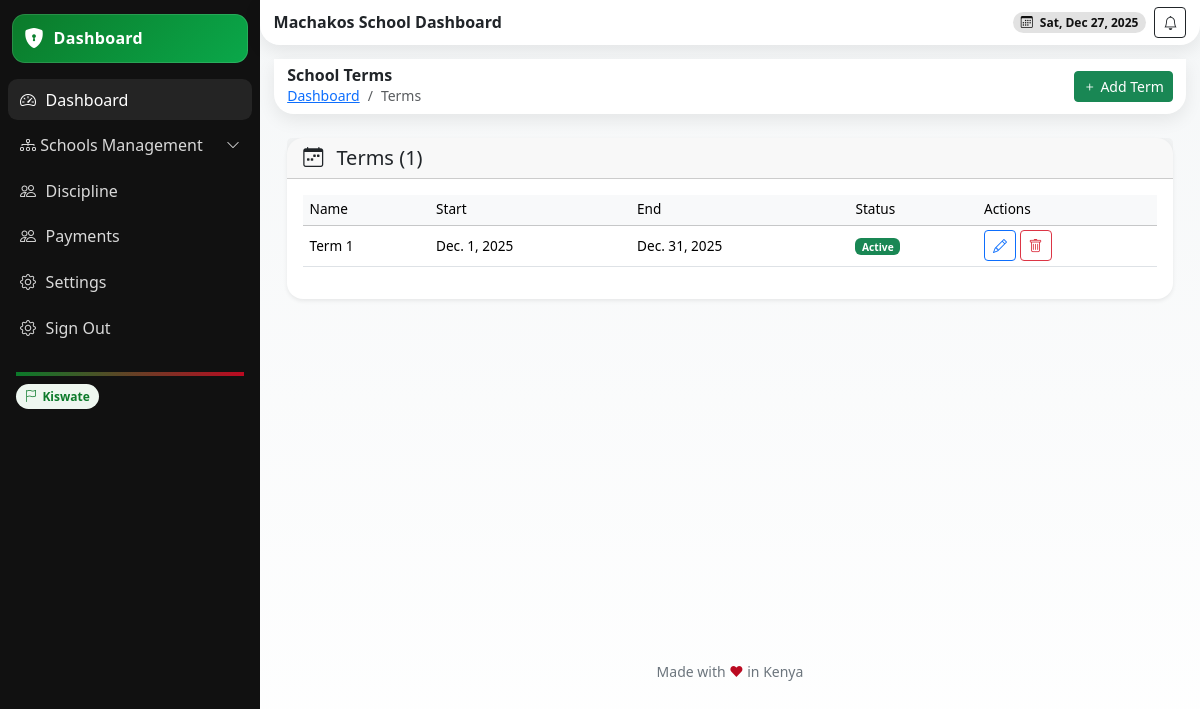
Page /terms/ (signed in) on the earlier database version.
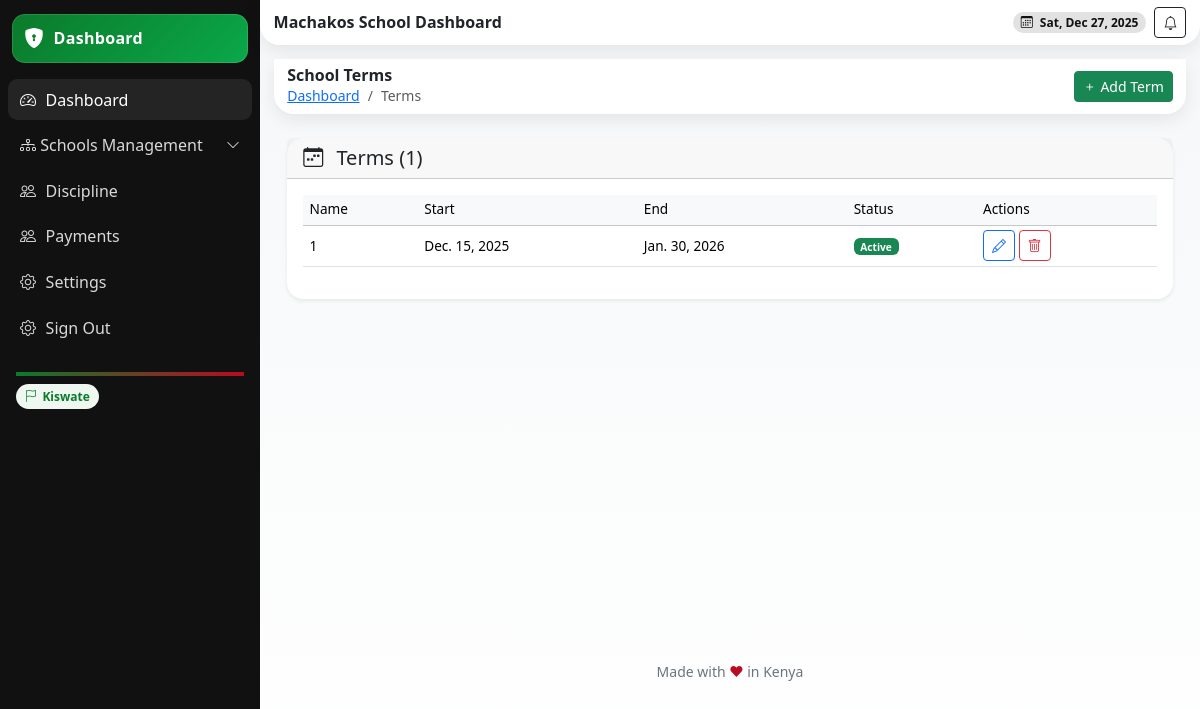
Same page on the later database version.
### school/models.py (models this page shows, shortened)
class Term(models.Model):
    year = models.ForeignKey(AcademicYear, on_delete=models.CASCADE, blank=True, null=True, related_name='terms')
    school = models.ForeignKey('School', on_delete=models.CASCADE, related_name='terms')
    name = models.CharField(max_length=80)
    start_date = models.DateField()
    end_date = models.DateField()
    is_active = models.BooleanField(default=False)
    class Meta:
        unique_together = ('school', 'name')
    class Meta:
        ordering = ['-start_date']

### school/views.py (the view)
# urls.py: path("terms/", views.term_list, name="term-list"),
def term_list(request):
    try:
        school = request.user.school_admin_profile
    except AttributeError as e:
        logger.warning(f"Permission denied for user {request.user.email}: {e}")
        messages.error(request, f"You do not have permission to access this page. (User: {request.user.email})")
        return redirect('school:dashboard')
    terms = Term.objects.filter(school=school)
    form = TermForm()
    return render(request, "school/terms.html", {"school": school, "terms": terms, "form": form})

### templates/school/terms.html (shortened to what this page needs)
{% extends 'school/base.html' %}
{% block content %}
<header class="header d-flex align-items-center justify-content-between">
  <div class="d-flex align-items-center gap-2">
    <div>
      <h6 class="m-0 fw-bold">School Terms</h6>
      <nav aria-label="breadcrumb" class="small">
        <ol class="breadcrumb mb-0">
          <li class="breadcrumb-item"><a href="{% url 'school:dashboard' %}">Dashboard</a></li>
          <li class="breadcrumb-item active" aria-current="page">Terms</li>
        </ol>
      </nav>
    </div>
  </div>
  <div>
    <button class="btn btn-sm btn-success"
            data-bs-toggle="modal"
            data-bs-target="#termModal"
            data-mode="create">
      <i class="bi bi-plus"></i> Add Term
    </button>
  </div>
</header>
<section class="content container-fluid py-4">
  <div class="card shadow-sm border-0 rounded-4">
    <div class="card-header d-flex justify-content-between align-items-center">
      <h5 class="mb-0"><i class="bi bi-calendar-week me-2"></i> Terms ({{ terms.count }})</h5>
    </div>
    <div class="card-body">
      <div class="table-responsive">
        <table class="table table-hover align-middle">
          <thead class="table-light">
            <tr>
              <th>Name</th>
              <th>Start</th>
              <th>End</th>
              <th>Status</th>
              <th>Actions</th>
            </tr>
          </thead>
          <tbody>
            {% for term in terms %}
            <tr>
              <td>{{ term.name }}</td>
              <td>{{ term.start_date }}</td>
              <td>{{ term.end_date }}</td>
              <td>
                {% if term.is_active %}
                  <span class="badge bg-success">Active</span>
                {% else %}
                  <span class="badge bg-secondary">Inactive</span>
                {% endif %}
              </td>
              <td>
                <button class="btn btn-sm btn-outline-primary"
                        data-bs-toggle="modal"
                        data-bs-target="#termModal"
                        data-mode="edit"
                        data-id="{{ term.id }}"
                        data-name="{{ term.name }}"
                        data-start="{{ term.start_date }}"
                        data-end="{{ term.end_date }}"
                        data-active="{{ term.is_active }}">
                  <i class="bi bi-pencil"></i>
                </button>
                <button class="btn btn-sm btn-outline-danger"
                        data-bs-toggle="modal"
                        data-bs-target="#deleteModal"
                        data-id="{{ term.id }}"
                        data-name="{{ term.name }}">
                  <i class="bi bi-trash"></i>
                </button>
              </td>
            </tr>
            {% empty %}
            <tr>
              <td colspan="5" class="text-center text-muted py-4">No terms found.</td>
            </tr>
            {% endfor %}
          </tbody>
        </table>
      </div>
    </div>
  </div>
</section>
{% endblock %}

Differences in the rows shown:
removed Term: name "Term 1", start_date "Dec. 1, 2025", end_date "Dec. 31, 2025", is_active "Active"
added Term: name "1", start_date "Dec. 15, 2025", end_date "Jan. 30, 2026", is_active "Active"
